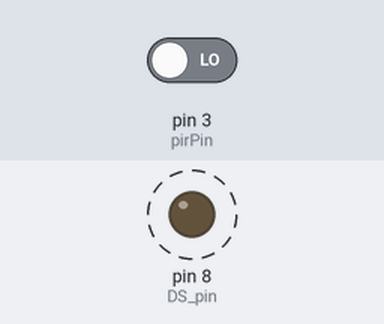
The sketch below on a simulated Arduino Uno, built with avr-gcc and run on an emulated ATmega328P. Parts: output pins drawn as LEDs (lit = HIGH). Dashed ring = blinking. The inputs (shaded band) are chosen by the test bench; at power-on: pin 3 (pirPin) LOW. Pins used as bus, display or sensor lines are not drawn; what the sketch prints to the serial monitor is not drawn.

Above: at 30.4 s.
Timing chart, 0 to 34.2 s (numbered marks = the images above):
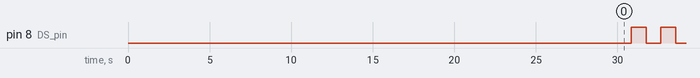

The sketch:

shiftReg_IRMotionSensor.ino
```cpp
int DS_pin = 8;
int STCP_pin = 9;
int SHCP_pin = 10;
//IRrecv irrecv(6);
//decode_results results;

int calibrationTime = 30;

//the time when the sensor outputs a low impulse
long unsigned int lowIn;

//the amount of milliseconds the sensor has to be low
//before we assume all motion has stopped
long unsigned int pause = 5000;

boolean lockLow = true;
boolean takeLowTime;

int pirPin = 3;    //the digital pin connected to the PIR sensor's output
int ledPin = 13;

void setup() {
  pinMode(DS_pin, OUTPUT);
  pinMode(STCP_pin, OUTPUT);
  pinMode(SHCP_pin, OUTPUT);
  Serial.begin(9600);
  pinMode(pirPin, INPUT);
  digitalWrite(pirPin, LOW);

  //give the sensor some time to calibrate
  Serial.print("calibrating sensor ");
    for(int i = 0; i < calibrationTime; i++){
      Serial.print(".");
      delay(1000);
      }
    Serial.println(" done");
    Serial.println("SENSOR ACTIVE");
    delay(50);
//  irrecv.enableIRIn();

  writeReg();
}
boolean registers[8];
// the loop routine runs over and over again forever:
void loop() {
  if(digitalRead(pirPin) == HIGH){
    for(int i = 0; i <= 8; i++) {
    registers[2] = HIGH;
    registers[i] = LOW;
    delay(100);
    writeReg();
  }
       digitalWrite(ledPin, HIGH);   //the led visualizes the sensors output pin state
       if(lockLow){
         //makes sure we wait for a transition to LOW before any further output is made:
         lockLow = false;
         Serial.println("---");
         Serial.print("motion detected at ");
         Serial.print(millis()/1000);
         Serial.println(" sec");
         delay(50);
         }
         takeLowTime = true;
       }

     if(digitalRead(pirPin) == LOW){

  for(int i = 0; i <= 8; i++) {
    registers[i] = HIGH;
    delay(100);
    writeReg();
  }
  for(int i = 0; i <= 8; i++) {
    registers[i] = LOW;
    delay(100);
    writeReg();
  }
  delay(1);
       digitalWrite(ledPin, LOW);  //the led visualizes the sensors output pin state

       if(takeLowTime){
        lowIn = millis();          //save the time of the transition from high to LOW
        takeLowTime = false;       //make sure this is only done at the start of a LOW phase
        }
       //if the sensor is low for more than the given pause,
       //we assume that no more motion is going to happen
       if(!lockLow && millis() - lowIn > pause){
           //makes sure this block of code is only executed again after
           //a new motion sequence has been detected
           lockLow = true;
           Serial.print("motion ended at ");      //output
           Serial.print((millis() - pause)/1000);
           Serial.println(" sec");
           delay(50);
           }
       }
  // read the input on analog pin 0:
//  if (irrecv.decode(&results)) {
//    irrecv.resume(); // Receive the next value
//  }
  // print out the value you read:
  // delay in between reads for stability
}

void writeReg() {
  digitalWrite(SHCP_pin, LOW);
  for(int i = 0; i < 8; i ++){
    digitalWrite(STCP_pin, HIGH);
    digitalWrite(DS_pin, registers[i]);
    digitalWrite(STCP_pin, LOW);
  }
  digitalWrite(SHCP_pin, HIGH);
//  if (irrecv.decode(&results)) {
//    irrecv.resume(); // Receive the next value
//  }
}
```

Measured:
- by itself, pin 8 (DS_pin): alternates HIGH for 0.90 s and LOW for 0.90 s
